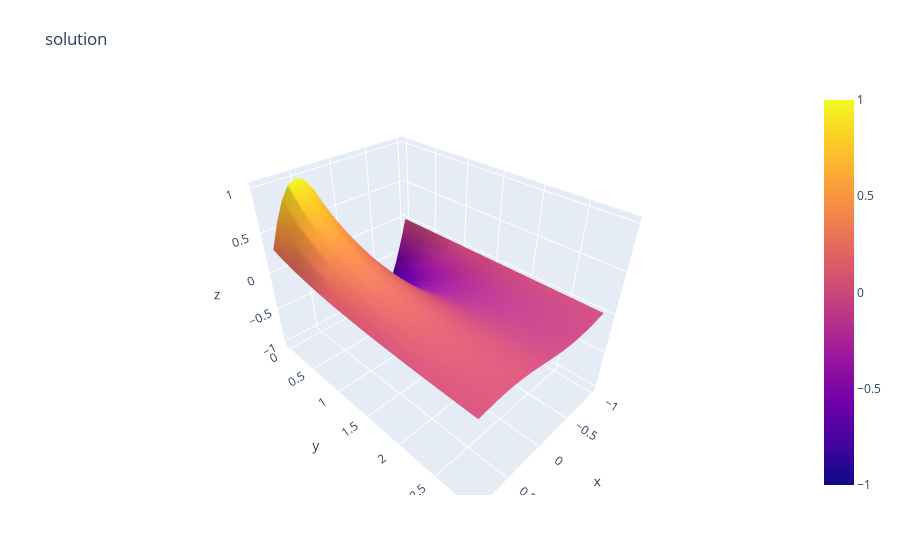

Notebook source saved alongside this figure:
### Code cell
T = np.arange(0,3,0.1)
X = np.arange(-1,1,0.1)
grid = np.array([[t,x] for t in T for x in X])
Z = true_solution(grid).reshape((len(T),len(X)))

fig = go.Figure(data=[go.Surface(z=Z, x=X, y=T)])

fig.update_layout(title='solution', margin=dict(l=65, r=50, b=65, t=90))

fig.show()

### Figure 1 — Plotly figure (JSON) as saved in the notebook; plotly's stock layout.template omitted (floating-point values rounded to 4 significant figures; data arrays with more than 128 entries replaced by an {"elided": "..."} marker saying what was removed)
{"data": [{"type": "surface", "x": [-1, -0.9, -0.8, -0.7, -0.6, -0.5, -0.4, -0.3, -0.2, -0.1, -2.22e-16, 0.1, 0.2, 0.3, 0.4, 0.5, 0.6, 0.7, 0.8, 0.9], "y": [0, 0.1, 0.2, 0.3, 0.4, 0.5, 0.6, 0.7, 0.8, 0.9, 1, 1.1, 1.2, 1.3, 1.4, 1.5, 1.6, 1.7, 1.8, 1.9, 2, 2.1, 2.2, 2.3, 2.4, 2.5, 2.6, 2.7, 2.8, 2.9], "z": {"elided": "30x20 float values"}}], "layout": {"margin": {"b": 65, "l": 65, "r": 50, "t": 90}, "title": {"text": "solution"}}}
